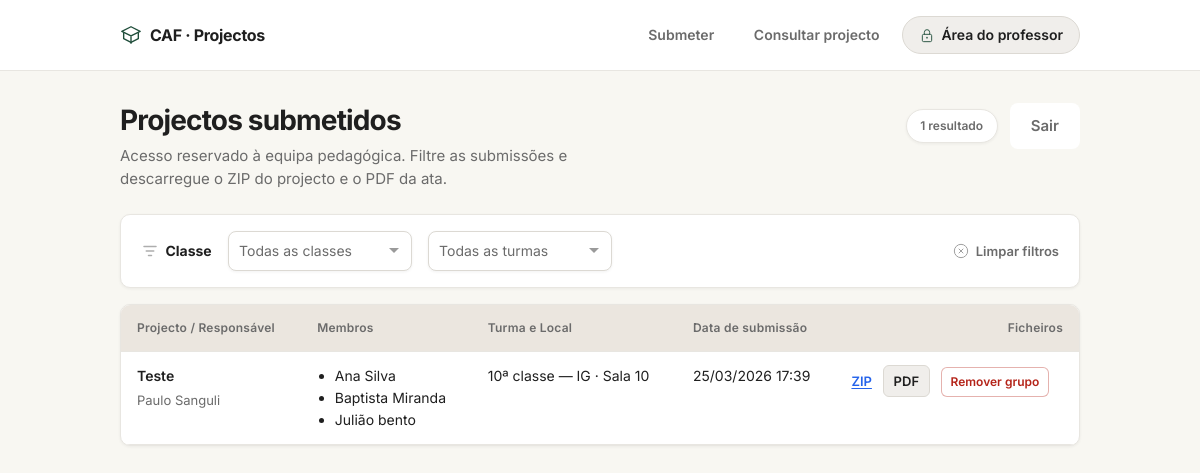
The page /professor/ (signed in) on the database its author committed.
### submissions/models.py (models this page shows, shortened)
class ProjectSubmission(models.Model):
    folder_id = models.UUIDField(default=uuid.uuid4, editable=False, unique=True)
    nome_projecto = models.CharField(
        "Nome do projecto",
        max_length=200,
        blank=True,
        help_text="Opcional, mas recomendável.",
    )
    nome_responsavel = models.CharField("Nome do estudante responsável", max_length=200)
    membros_grupo = models.TextField(
        "Membros do grupo",
        help_text="Um por linha ou separados por vírgulas.",
    )
    classe = models.CharField(
        max_length=2,
        choices=Classe.choices,
    )
    turma = models.CharField(
        max_length=2,
        choices=Turma.choices,
    )
    sala = models.CharField("Sala", max_length=50)
    ficheiro_projecto = models.FileField(
        "Projecto (.zip)",
        upload_to=upload_project_zip,
        help_text="Ficheiro ZIP com HTML, CSS e opcionalmente JS.",
    )
    ficheiro_ata = models.FileField(
        "Ata em PDF",
        upload_to=upload_ata_pdf,
        help_text="PDF com a ata e descrição do projecto.",
    )
    data_submissao = models.DateTimeField(auto_now_add=True)
    nota = models.DecimalField(
        "Nota",
        max_digits=4,
        decimal_places=2,
        null=True,
        blank=True,
        help_text="Para uso futuro na avaliação.",
    )
    class Meta:
        ordering = ["-data_submissao"]
        verbose_name = "submissão de projecto"
        verbose_name_plural = "submissões de projectos"
    def membros_lista(self):
        raw = self.membros_grupo.replace("\n", ",")
        partes = [p.strip() for p in raw.split(",") if p.strip()]
        return partes

### submissions/views.py (the view)
# urls.py: path("professor/", views.listar_projectos, name="lista_projectos_professor"),
@user_passes_test(_is_professor)
def listar_projectos(request):
    qs = ProjectSubmission.objects.all()
    classe = request.GET.get("classe") or ""
    turma = request.GET.get("turma") or ""
    if classe in {Classe.DEZ, Classe.ONZE}:
        qs = qs.filter(classe=classe)
    if turma in {Turma.IF, Turma.ID, Turma.IB, Turma.IG}:
        qs = qs.filter(turma=turma)
    context = {
        "projectos": qs,
        "filtro_classe": classe,
        "filtro_turma": turma,
        "classes": Classe.choices,
        "turmas": Turma.choices,
        "total": qs.count(),
    }
    return render(request, "submissions/lista_professor.html", context)

### submissions/views.py (called while the page is built)
def _is_professor(user):
    return user.is_active and user.is_staff

### submissions/templates/submissions/lista_professor.html (shortened to what this page needs)
{% extends "submissions/base.html" %}
{% block body_class %}page--prof{% endblock %}
{% block content %}
<section class="page-hero page-hero--row">
  <div class="page-hero__text">
    <h1 class="page-title">Projectos submetidos</h1>
    <p class="page-lede">Acesso reservado à equipa pedagógica. Filtre as submissões e descarregue o ZIP do projecto e o PDF da ata.</p>
  </div>
  <div class="page-hero__actions">
    <span class="result-badge" aria-live="polite">{{ total }} resultado{{ total|pluralize }}</span>
    <form method="post" action="{% url 'professor_logout' %}" class="form-logout">
      <button type="submit" class="btn btn--logout">Sair</button>
    </form>
  </div>
</section>
<form class="panel panel--filters" method="get" action="" id="form-filtros">
  <div class="filters-bar">
    <span class="filters-bar__label">
      <svg class="icon-funnel" width="18" height="18" viewBox="0 0 24 24" fill="none" xmlns="http://www.w3.org/2000/svg" aria-hidden="true">
        <path d="M4 6h16M7 12h10M10 18h4" stroke="currentColor" stroke-width="2" stroke-linecap="round"/>
      </svg>
      Classe
    </span>
    <label class="filter-field">
    </label>
    <label class="filter-field">
    </label>
    <div class="filters-bar__actions">
      <a class="btn-clear" href="{% url 'lista_projectos_professor' %}">
        <svg width="16" height="16" viewBox="0 0 24 24" fill="none" xmlns="http://www.w3.org/2000/svg" aria-hidden="true"><circle cx="12" cy="12" r="10" stroke="currentColor" stroke-width="1.5"/><path d="M9 9l6 6M15 9l-6 6" stroke="currentColor" stroke-width="1.5" stroke-linecap="round"/></svg>
        Limpar filtros
      </a>
    </div>
  </div>
</form>
<div class="panel panel--table table-wrap">
  <table class="data-table">
    <thead>
      <tr>
        <th>Projecto / Responsável</th>
        <th>Membros</th>
        <th>Turma e Local</th>
        <th>Data de submissão</th>
        <th class="th-files">Ficheiros</th>
      </tr>
    </thead>
    <tbody>
      {% if projectos %}
        {% for p in projectos %}
          <tr>
            <td data-label="Projecto / Responsável">
              <div class="cell-project">
                <span class="cell-project__name">{{ p.nome_projecto|default:"—" }}</span>
                <span class="cell-project__resp">{{ p.nome_responsavel }}</span>
              </div>
            </td>
            <td data-label="Membros">
              <ul class="member-list">
                {% for m in p.membros_lista %}
                  <li>{{ m }}</li>
                {% empty %}
                  <li>—</li>
                {% endfor %}
              </ul>
            </td>
            <td data-label="Turma e local">
              <span class="cell-locale">{{ p.get_classe_display }} — {{ p.turma }} · Sala {{ p.sala }}</span>
            </td>
            <td data-label="Data">{{ p.data_submissao|date:"d/m/Y H:i" }}</td>
            <td data-label="Ficheiros" class="cell-files">
              {% if p.ficheiro_projecto %}
                <a class="link-download" href="{{ p.ficheiro_projecto.url }}" download>ZIP</a>
              {% endif %}
              {% if p.ficheiro_ata %}
                <a class="link-download link-download--solid" href="{{ p.ficheiro_ata.url }}" download>PDF</a>
              {% endif %}
              <form method="post" action="{% url 'remover_submissao_professor' p.pk %}" class="form-remover-grupo" onsubmit="return confirm('Remover este grupo e apagar os ficheiros no servidor?');">
                <button type="submit" class="btn-remover-grupo">Remover grupo</button>
              </form>
            </td>
          </tr>
        {% endfor %}
      {% endif %}
    </tbody>
  </table>
</div>
{% endblock %}

### rows shown on the page
ProjectSubmission: nome_projecto "Teste", nome_responsavel "Paulo Sanguli", membros_lista "Ana Silva" "Baptista Miranda" "Julião bento", classe "10ª classe", turma "IG", sala "10", data_submissao "25/03/2026 17:39"

### other values the page prints
{{ total }} "1"
